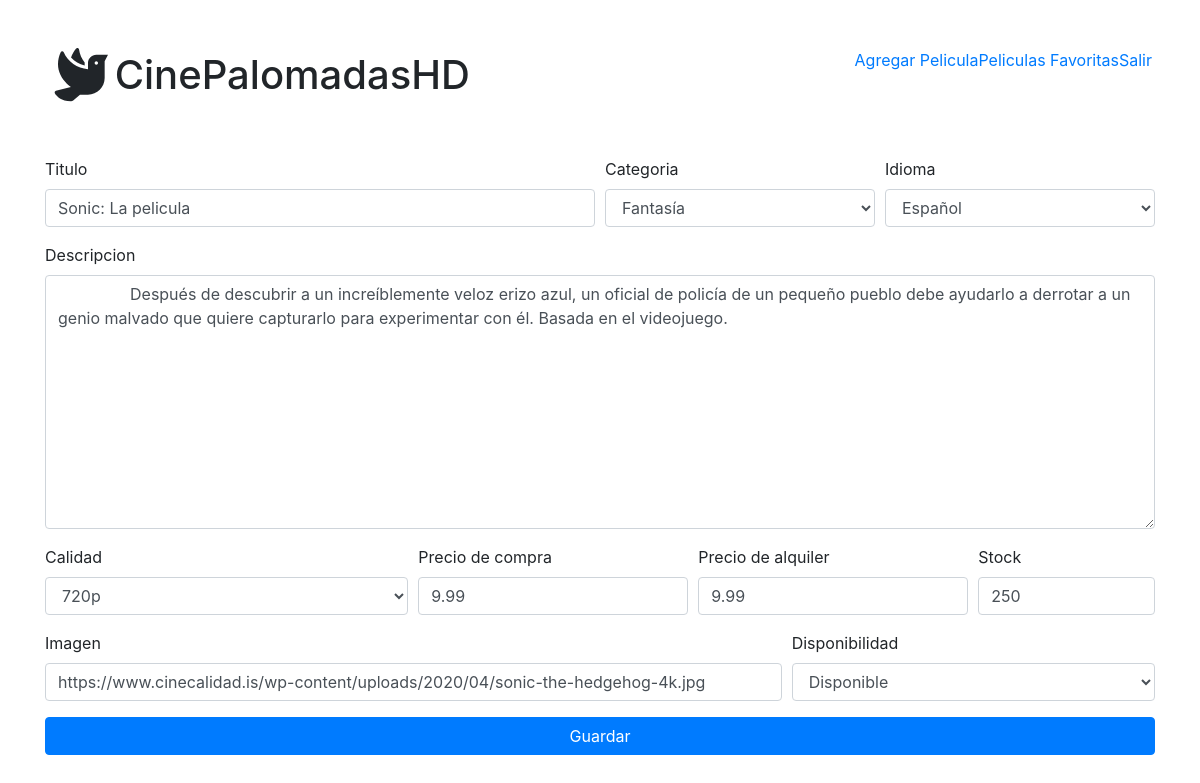
/Pelicula/update&id=1 (signed in), run on the app's committed database.
### tables this page shows
CREATE TABLE `peliculas` (
  `idPelicula` int(11) NOT NULL,
  `nombre` varchar(100) NOT NULL,
  `descripcion` text NOT NULL,
  `idCategoria` int(11) NOT NULL,
  `idioma` varchar(25) NOT NULL,
  `idCalidad` int(11) NOT NULL,
  `precioCompra` decimal(3,2) NOT NULL,
  `precioAlquiler` decimal(3,2) NOT NULL,
  `stock` int(11) NOT NULL,
  `imagen` text NOT NULL,
  `disponibilidad` tinyint(1) NOT NULL
);

### controllers/PeliculaController.php (called while the page is built, shortened)
<?php
class PeliculaController
{
    public function update()
    {
        require_once "models/Pelicula.php";
        $pelicula = new Pelicula();
        $calidad = $pelicula->getCalidad();
        $categoria = $pelicula->getCategorias();
        $idiomas = $pelicula->getIdiomas();
        $disponibles = $pelicula->getDiponibilidades();
        $pelicula->set_Id_Pelicula($_GET["id"]);
        $peli = $pelicula->Search();
        require_once "views/updateMovie.php";
    }
}

### database/Conexion.php (called while the page is built, shortened)
<?php
class Conexion
{
    public function __construct()
    {
        try {
            $this->conn = new PDO("mysql:host=".DB_HOST.";dbname=".DB_NAME."", DB_USER, DB_PASSWORD);
            $this->conn->setAttribute(PDO::ATTR_ERRMODE, PDO::ERRMODE_EXCEPTION);
            $this->conn->exec("SET CHARACTER SET ".DB_CHARSET);
            return $this->conn;
        } catch (Exception $e) {
            print "!Error¡: " . $e->getMessage() . "</br>";
            die();
        }
    }
}

### models/Pelicula.php (called while the page is built, shortened)
<?php
require_once 'database/Conexion.php';
class Pelicula extends Conexion
{
    private $idPelicula;
    public function set_Id_Pelicula($idPelicula)
    {
        $this->idPelicula = $idPelicula;
    }
    public function get_Id_Pelicula()
    {
        return $this->idPelicula;
    }
    public function getCalidad()
    {
        $sql_leer = "SELECT * FROM calidad";
        $list = $this->conn->prepare($sql_leer);
        $list->execute();
        $resultado = $list->fetchAll(PDO::FETCH_ASSOC);
        return $resultado;
    }
    public function getCategorias()
    {
        $sql_leer = "SELECT * FROM categoria";
        $list = $this->conn->prepare($sql_leer);
        $list->execute();
        $resultado = $list->fetchAll(PDO::FETCH_ASSOC);
        return $resultado;
    }
    public function getIdiomas()
    {
        $idiomas = array("Español", "Ingles", "Frances", "Italiano", "Portugues");
        return $idiomas;
    }
    public function getDiponibilidades()
    {
        $disponibilidades = [
            array(
                "id" => 1,
                "title" => "Disponible"
            ),
            array(
                "id" => 0,
                "title" => "No disponible"
            )
        ];
        return $disponibilidades;
    }
    public function Search()
    {
        $sql = "SELECT * FROM ((peliculas INNER JOIN calidad ON peliculas.idCalidad = calidad.idCalidad) INNER JOIN categoria ON peliculas.idCategoria = categoria.idCategoria) WHERE idPelicula = ?";
        $stmt = $this->conn->prepare($sql);
        $result = $stmt->execute(array($this->get_Id_Pelicula()));
        $result = $stmt->fetch(PDO::FETCH_ASSOC);
        return $result;
    }
}

### views/updateMovie.php (the view, shortened to what this page needs)
<div class="container mb-4">
    <form method="POST">
        <div class="form-row">
            <div class="form-group col-md-6">
                <label for="titulo">Titulo</label>
                <input type="text" name="titulo" class="form-control" placeholder="Ingrese el titulo de la pelicula" required value="<?= $peli["nombre"] ?>">
            </div>
            <div class="form-group col-md-3">
                <label for="Categoria">Categoria</label>
                <select name="categoria" class="form-control">
                    <?php foreach ($categoria as $key) : ?>
                        <?php if ($key["idCategoria"] == $peli["idCategoria"]) : ?>
                            <option value="<?= $key["idCategoria"] ?>" selected>
                                <?= $key["nombreCategoria"] ?>
                            </option>
                        <?php endif ?>
                    <?php endforeach ?>
                </select>
            </div>
            <div class="form-group col-md-3">
                <label for="idioma">Idioma</label>
                <select name="idioma" class="form-control">
                    <?php foreach ($idiomas as $key) : ?>
                        <?php if ($key == $peli["idioma"]) : ?>
                            <option value="<?= $key ?>" selected>
                                <?= $key ?>
                            </option>
                        <?php endif ?>
                    <?php endforeach ?>
                </select>
            </div>
        </div>
        <div class="form-group">
            <label for="descripcion">Descripcion</label>
            <textarea name="descripcion" cols="30" rows="10" class="form-control" placeholder="Descripcion" required>
                <?= $peli["descripcion"] ?>
            </textarea>
        </div>
        <div class="form-row">
            <div class="form-group col-md-4">
                <label for="Calidad">Calidad</label>
                <select name="calidad" class="form-control">
                    <?php foreach ($calidad as $key) : ?>
                        <?php if ($key["calidad"] == $peli["calidad"]) : ?>
                            <option value="<?= $key["idCalidad"] ?>" selected>
                                <?= $key["calidad"] ?>
                            </option>
                        <?php endif ?>
                    <?php endforeach ?>
                </select>
            </div>
            <div class="form-group col-md-3">
                <label for="PrecioCompra">Precio de compra</label>
                <input type="number" name="P_compra" id="" class="form-control" placeholder="Ingrese precio de compra" required value="<?= $peli["precioCompra"] ?>">
            </div>
            <div class="form-group col-md-3">
                <label for="PrecioAlquiler">Precio de alquiler</label>
                <input type="number" name="P_alquiler" id="" class="form-control" placeholder="Ingrese precio de alquiler" required value="<?= $peli["precioAlquiler"] ?>">
            </div>
            <div class="form-group col-md-2">
                <label for="stock">Stock</label>
                <input placeholder="Stock" type="number" name="stock" class="form-control" required value="<?= $peli["stock"] ?>">
            </div>
        </div>
        <div class="form-row">
            <div class="form-group col-md-8">
                <label for="imagen">Imagen</label>
                <input type="text" placeholder="imagen" name="imagen" class="form-control" required" value="<?= $peli["imagen"] ?>">
            </div>
            <div class="form-group col-md-4">
                <label for="disponibilidad">Disponibilidad</label>
                <select name="disponibilidad" class="form-control">
                    <?php foreach ($disponibles as $key) : ?>
                        <?php if ($key["id"] == $peli["disponibilidad"]) : ?>
                            <option value="<?= $key["id"] ?>" selected>
                                <?= $key["title"] ?>
                            </option>
                        <?php endif ?>
                    <?php endforeach ?>
                </select>
            </div>
        </div>
        <button type="submit" class="btn btn-primary btn-block">Guardar</button>
    </form>
</div>

### views/header.php (shortened to what this page needs)
<!Doctype html>
<html lang="en">
  <head>
    <link rel="stylesheet" href="https://stackpath.bootstrapcdn.com/bootstrap/4.3.1/css/bootstrap.min.css">
    <link rel="stylesheet" href="https://use.fontawesome.com/releases/v5.1.1/css/all.css">
  </head>
  <body>
    <div class="p-5">
      <h1 class="w-50 d-inline-block"><i class="fas fa-dove fa-lg fa-fw"></i>CinePalomadasHD</h1>
      <?php if (isset($_SESSION["nombre"]) && isset($_SESSION["rol"])) { ?>
        <a class="float-right" href="<?= BASE_DIR . "Home/Salir" ?>">Salir</a>
        <a class="float-right" href="<?= BASE_DIR . "Home/favoritos&idUser=" . $_SESSION["id"]?>">Peliculas Favoritas</a>
        <?php if ($_SESSION["rol"] != "Usuario") : ?>
          <a class="float-right" href="<?= BASE_DIR . "Pelicula/save" ?>">Agregar Pelicula</a>
        <?php endif ?>
      <?php }else{ ?>
          <a class="float-right" href="<?= BASE_DIR . "Home/signup" ?>">Sign Up</a>
          <a class="float-right" href="<?= BASE_DIR . "Home/login" ?>">Log In</a>
      <?php } ?>
    </div>

### index.php (shortened to what this page needs)
<?php
require_once "views/header.php";
$controller = DEFAULT_CONTROLLER;
if (!empty($_GET['controller'])) {
    $controller = $_GET['controller'];
}
$action = DEFAULT_ACTION;
if (!empty($_GET['action'])) {
    $action = $_GET['action'];
}
$fullController = CONTROLLERS_DIR . $controller . "Controller.php";
if (is_file($fullController)) {
    $printController = new $controller();
} else {
    die("<h1>Controlador no localizado - 404 Not Found</h1>");
}
if (method_exists($printController, $action)) {
    $printController->$action();
} else {
    die("<h1>Metodo no definido - 404 Not Found</h1>");
}
require_once "views/footer.php";

### views/footer.php (shortened to what this page needs)
  </body>
</html>

### data on the page
peliculas: titulo "Sonic: La pelicula", idioma "Español", descripcion "Después de descubrir a un increíblemente veloz erizo azul, un oficial de policía de un pequeño pueblo debe ayudarlo a derrotar a un genio malvado que quiere capturarlo para experimentar con él. Basada en el videojuego.", P_compra "9.99", P_alquiler "9.99", stock "250", imagen "https://www.cinecalidad.is/wp-content/uploads/2020/04/sonic-the-hedgehog-4k.jpg", disponibilidad "Disponible"

### other printed values
form field categoria "Fantasía"
form field calidad "720p"
